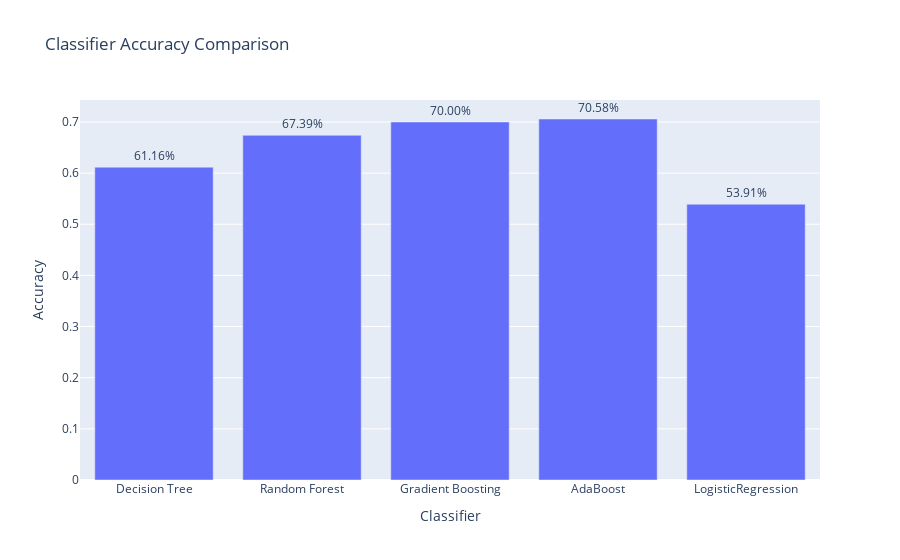

The code cell stored with this chart in its notebook:
### Code cell
# Create a bar chart comparing accuracy
accuracy_df = pd.DataFrame(results)
fig = px.bar(accuracy_df, x='Classifier', y='Accuracy', text='Accuracy', title='Classifier Accuracy Comparison')
fig.update_traces(texttemplate='%{text:.2%}', textposition='outside')
fig.show()

### Figure 1 — Plotly figure (JSON) as saved in the notebook; plotly's stock layout.template omitted (floating-point values rounded to 4 significant figures)
{"data": [{"alignmentgroup": "True", "hovertemplate": "Classifier=%{x}<br>Accuracy=%{text}<extra></extra>", "legendgroup": "", "marker": {"color": "#636efa", "pattern": {"shape": ""}}, "name": "", "offsetgroup": "", "orientation": "v", "showlegend": false, "text": [0.6116, 0.6739, 0.7, 0.7058, 0.5391], "textposition": "outside", "texttemplate": "%{text:.2%}", "type": "bar", "x": ["Decision Tree", "Random Forest", "Gradient Boosting", "AdaBoost", "LogisticRegression"], "xaxis": "x", "y": [0.6116, 0.6739, 0.7, 0.7058, 0.5391], "yaxis": "y"}], "layout": {"barmode": "relative", "legend": {"tracegroupgap": 0}, "title": {"text": "Classifier Accuracy Comparison"}, "xaxis": {"anchor": "y", "domain": [0, 1], "title": {"text": "Classifier"}}, "yaxis": {"anchor": "x", "domain": [0, 1], "title": {"text": "Accuracy"}}}}
